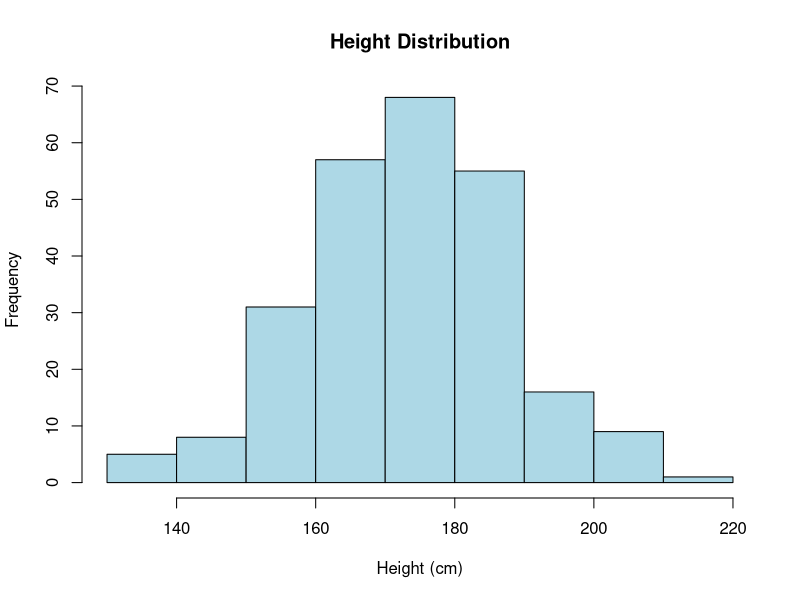
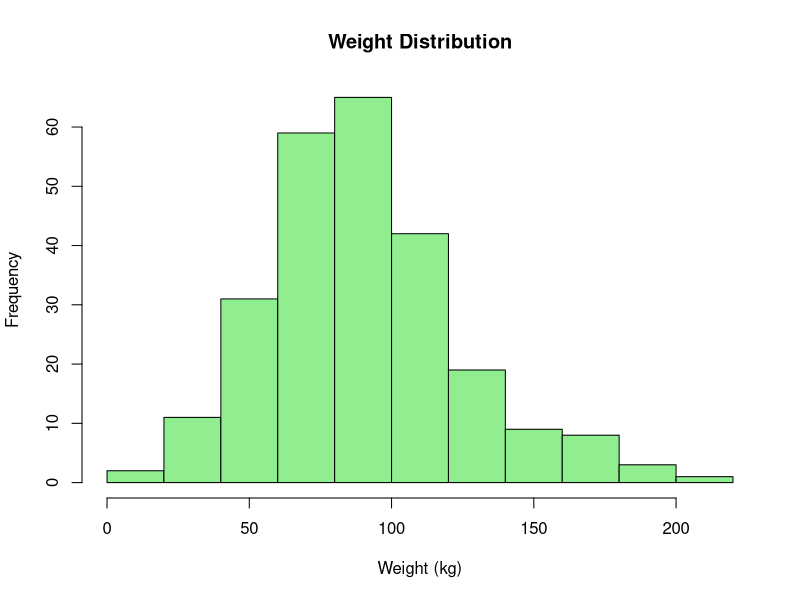
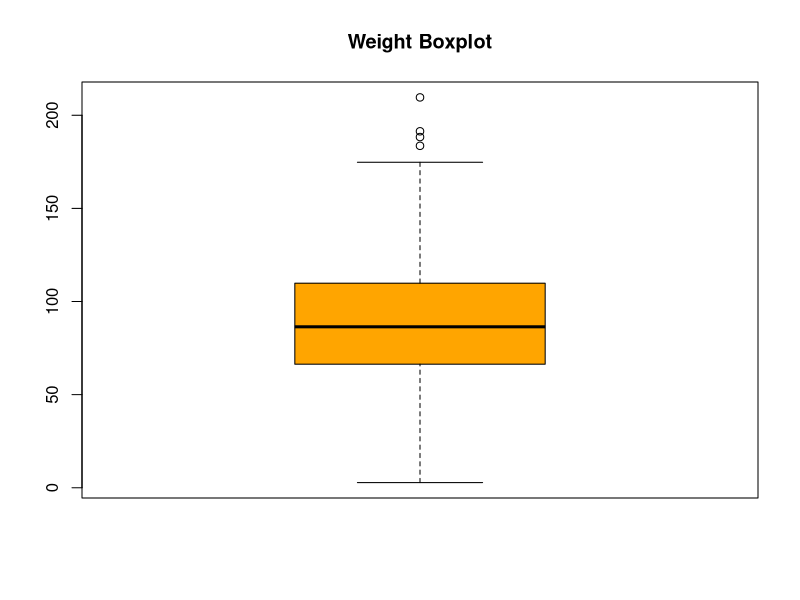

The R source for these figures, in order: (Note: this script raises an error after producing the figures.)
library(readr)
people <- read_csv("people.csv")


#Task 1: Calculate the mean, median, first and third quartiles (Q1 and Q3), and 
#standard deviation of height and weight for the individuals in the dataset.
# height
print(paste("Height statistics: Mean =", mean(people$height), 
            ", Median =", median(people$height), 
            ", Q1 =", quantile(people$height, 0.25), 
            ", Q3 =", quantile(people$height, 0.75), 
            ", SD =", sd(people$height)))
# weight
print(paste("Weight statistics: Mean =", mean(people$weight), 
            ", Median =", median(people$weight), 
            ", Q1 =", quantile(people$weight, 0.25), 
            ", Q3 =", quantile(people$weight, 0.75), 
            ", SD =", sd(people$weight)))


#Task 2: Generate histograms to visualize the distribution of height and weight 
#for the individuals in the dataset.
# height
hist(people$height, 
     main = "Height Distribution", 
     xlab = "Height (cm)", 
     col = "lightblue", 
     border = "black")
# weight
hist(people$weight, 
     main = "Weight Distribution", 
     xlab = "Weight (kg)", 
     col = "lightgreen", 
     border = "black")


#Task 3: Identify any potential outliers in the dataset for weight.
# using iqr
weight_q1 <- quantile(people$weight, 0.25)
weight_q3 <- quantile(people$weight, 0.75)
weight_iqr <- weight_q3 - weight_q1
weight_outliers <- people$weight[people$weight < (weight_q1 - 1.5 * weight_iqr) | 
                                  people$weight > (weight_q3 + 1.5 * weight_iqr)]
# displaying the outliers
if(length(weight_outliers) > 0) {
  print("Potential outliers:")
  print(weight_outliers)
} else {
  print("No potential outliers:")
}
boxplot(people$weight, main = "Weight Boxplot", col = "orange")


#Assuming that the height and weight data follow a normal distribution with the 
#mean and standard deviation calculated from the dataset, perform the following 
#calculations:
#Task 4: Determine the percentage of individuals taller than 150 cm.
# using the normal distribution
height_taller_150 <- pnorm(150, mean = mean(people$height), 
                           sd = sd(people$height), lower.tail = FALSE) * 100
cat("Percentage of individuals taller than 150 cm:", height_taller_150, "%")


#Task 5: Calculate the percentage of individuals with a weight between 60 kg 
#and 100 kg.
weight_60_to_100 <- pnorm(100, mean = mean(people$weight), sd = sd(people$weight)) - 
                     pnorm(60, mean = mean(people$weight), sd = sd(people$weight))
weight_60_to_100_percentage <- weight_60_to_100 * 100
cat("Percentage of individuals between 60 kg and 100 kg:", 
    weight_60_to_100_percentage, "%")


#Task 6: Identify the weight range that encompasses 60% of the individuals.
weight_lower_bound <- qnorm(0.2, mean = weight_mean, sd = weight_sd)
weight_upper_bound <- qnorm(0.8, mean = weight_mean, sd = weight_sd)
cat("Weight range of the 60% of people are between:",
    weight_lower_bound, "and", weight_upper_bound, "kg\n")


#Task 7: Calculate the height above which 1% of the individuals are taller.
height_1_percent <- qnorm(0.99, mean = mean(people$height), sd = sd(people$height))
cat("Height above which 1% of individuals are taller:", height_1_percent, "cm")


#Task 8: Determine the weight below which 5% of the individuals weigh less.
weight05_percent <- qnorm(0.005, mean = mean(people$weight), sd = sd(people$weight))
cat("Weight below which 0.05% of individuals weigh less:", 
    weight05_percent, "kg")


#Task 9: Compute the BMI for each individual in the dataset and classify those 
#with a BMI greater than 30 as obese.
people$bmi <- people$weight / (people$height / 100) ^ 2
# classifying
people$obese <- ifelse(people$bmi > 30, "Yes", "No")
# displaying results
head(people[, c("height", "weight", "bmi", "obese")])

